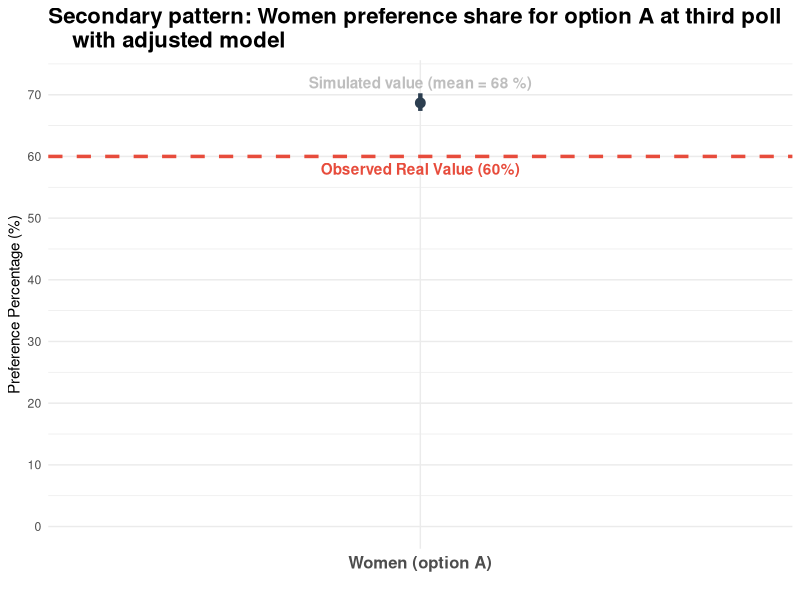
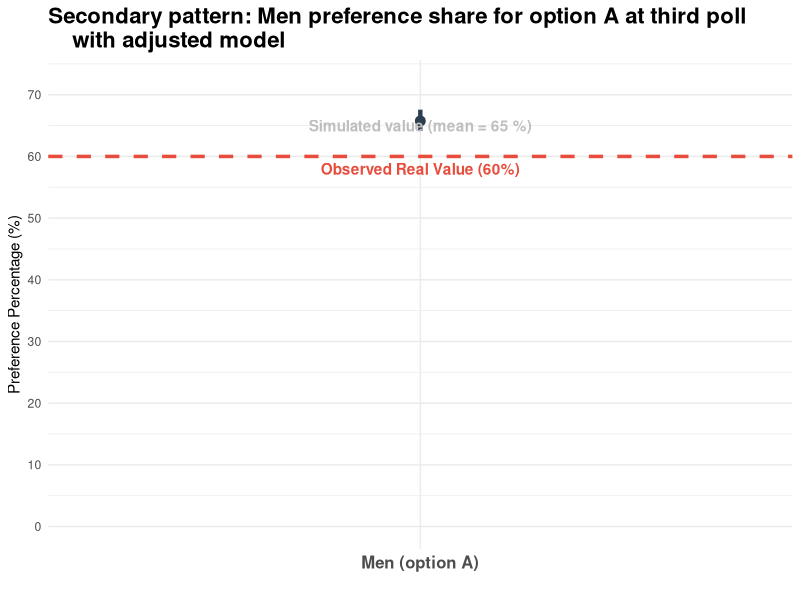

Recreate these plots in R, in order.
#### Lectura de los datos y limpieza ####

# Se establece el espacio de trabajo y las librerías a utilizar
setwd("C:/Users/ulise/Documents/GitHub/Modelo-base-dinamica-de-opinion/experimentos/patrones secundarios/version 3.0/datos_experimentos")
library(tidyverse)

experimento_secundario_sexo <- read.csv('experimento-sexo-ajustado.csv', skip = 6)
experimento_secundario_sexo <- experimento_secundario_sexo %>%
  rename(
    tick = X.step., 
    run_number = X.run.number.,
    agents_per_tick = agents.updated.per.tick,
    learning_rate = learning.rate,
    spatial_interactions = spatial.interactions.,
    confidence_threshold = confidence.threshold,
    hombres_opcion_A = hombres.opcion.A,
    mujeres_opcion_A = mujeres.opcion.A
  )

# Se quiere evaluar el patron secundario de voto por sexo. Para ello, se evalua
# el total de hombres que votan por la opcion A y tambien de mujeres que votan
# por la opcion A
experimento_secundario_sexo <- experimento_secundario_sexo[c('run_number', 'hombres_opcion_A', 'mujeres_opcion_A')]

# Se especifica el nuevo numero de agentes totales, despues de las modificaciones
total_agents = 858
total_hombres = 438
total_mujeres = 420

#### Patron secundario: sexo ####

# Se agrupa la distribucion de la preferencia de voto de acuerdo al sexo
# Se toma solo la opcion A. Se calcula el promedio, el maximo y el minimo en 
# las 30 repeticiones
preferencias_A_hombres<- experimento_secundario_sexo %>%
  summarise(
    promedio_hombres_A = mean(hombres_opcion_A),
    max_hombres_A = max(hombres_opcion_A),
    min_hombres_A = min(hombres_opcion_A)
  ) 

preferencias_A_mujeres<- experimento_secundario_sexo %>%
  summarise(
    promedio_mujeres_A = mean(mujeres_opcion_A),
    max_mujeres_A = max(mujeres_opcion_A),
    min_mujeres_A = min(mujeres_opcion_A)
  ) 

preferencias_A_mujeres_pct <- preferencias_A_mujeres %>%
  mutate(
    category = "Women (option A)",
    promedio_pct = promedio_mujeres_A / total_mujeres * 100,
    max_pct = max_mujeres_A / total_mujeres * 100,
    min_pct = min_mujeres_A / total_mujeres * 100
  ) %>%
  select(-promedio_mujeres_A, -min_mujeres_A, -max_mujeres_A)

preferencias_A_hombres_pct <- preferencias_A_hombres %>%
  mutate(
    category = "Men (option A)",
    promedio_pct = promedio_hombres_A / total_hombres * 100,
    max_pct = max_hombres_A / total_hombres * 100,
    min_pct = min_hombres_A / total_hombres * 100
  ) %>%
  select(-promedio_hombres_A, -min_hombres_A, -max_hombres_A)

ggplot(preferencias_A_mujeres_pct, aes(x = category, y = promedio_pct)) +
  
  geom_linerange(aes(ymin = min_pct, ymax = max_pct), 
                 linewidth = 1.5, color = "#2c3e50") +
  
  geom_point(size = 3, color = "#2c3e50") +
  
  geom_hline(yintercept = 60, linetype = "dashed", color = "#e74c3c", linewidth = 1.2) +
   
  annotate("text", x = 1, y = 58, label = "Observed Real Value (60%)", 
           color = "#e74c3c", fontface = "bold") +
  
  annotate("text", x = 1, y = 72, label = "Simulated value (mean = 68 %)", 
           color = "grey", fontface = "bold") +
  
  labs(
    title = "Secondary pattern: Women preference share for option A at third poll
    with adjusted model",
    y = "Preference Percentage (%)",
    x = ""
  ) +
  theme_minimal() +
  scale_y_continuous(limits = c(0, 72), breaks = seq(0, 80, 10)) +
  theme(
    plot.title = element_text(face = "bold", size = 16),
    axis.text.x = element_text(size = 12, face = "bold")
  )


ggplot(preferencias_A_hombres_pct, aes(x = category, y = promedio_pct)) +
  
  geom_linerange(aes(ymin = min_pct, ymax = max_pct), 
                 linewidth = 1.5, color = "#2c3e50") +
  
  geom_point(size = 3, color = "#2c3e50") +
  
  geom_hline(yintercept = 60, linetype = "dashed", color = "#e74c3c", linewidth = 1.2) +
  
  annotate("text", x = 1, y = 58, label = "Observed Real Value (60%)", 
           color = "#e74c3c", fontface = "bold") +
  
  annotate("text", x = 1, y = 65, label = "Simulated value (mean = 65 %)", 
           color = "grey", fontface = "bold") +
  
  labs(
    title = "Secondary pattern: Men preference share for option A at third poll
    with adjusted model",
    y = "Preference Percentage (%)",
    x = ""
  ) +
  theme_minimal() +
  scale_y_continuous(limits = c(0, 72), breaks = seq(0, 80, 10)) +
  theme(
    plot.title = element_text(face = "bold", size = 16),
    axis.text.x = element_text(size = 12, face = "bold")
  )

